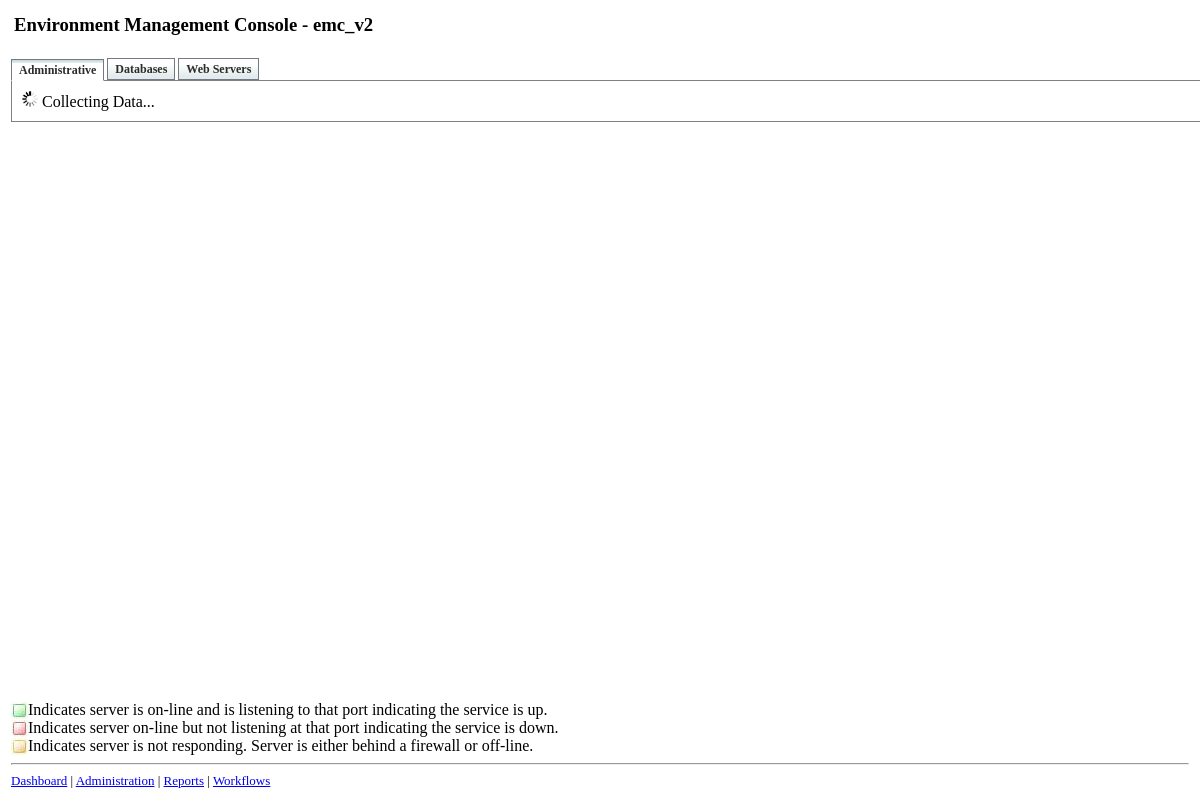
The page / on the database its author committed.
### tables this page shows
CREATE TABLE `customer_table` (
  `table_id` int(11) NOT NULL AUTO_INCREMENT,
  `customer_name` varchar(254) DEFAULT NULL,
  PRIMARY KEY (`table_id`)
);

### settings.php (called while the page is built, shortened)
<?
$setting_content_name="emc_v2";
$setting_themes_enabled=1;
?>

### server_header.php (called while the page is built)
<?
if ( ! $_GET['themes'] ) {
	$setting_themes_name="Default";
} else {
	$setting_themes_name=$_GET['themes'];
}
?>

### index.php (the view, shortened to what this page needs)
<? include("settings.php"); ?>
<? include("server_header.php"); ?>
<html>
<head>
<link rel="stylesheet" type="text/css" href="tabs/ajaxtabs.css" />
<? if ( $setting_themes_enabled == 1 ) { ?>
<link rel="stylesheet" href="themes/<? echo $setting_themes_name; ?>" type="text/css" />
<? } ?>
</head>
<body>
<table height=100% width=100% border=0><tr><td valign=top>
	<table width=100% border=0><tr>
	<td valign=top><h3>Environment Management Console - <? echo $setting_content_name; ?></hr></td><td class=stylebox valign=top align=right><? include("client_themes.php"); ?></h3></td>
	</tr>
</table>
<ul id="countrytabs" class="shadetabs">
<?
$cid=$_GET['customer_id'];
$query="SELECT * FROM customer_table order by customer_name";
$result=mysql_query($query);
$num=mysql_numrows($result);
$i=0;
while ($i < $num) {
	echo "<li ";
	$customer_name=mysql_result($result,$i,"customer_name");
	$customer_id=mysql_result($result,$i,"table_id");
	if ( $customer_id == $cid ) {
		echo "class=selected";
	}
	echo "><a rel=countrycontainer href=view.php?customer_id=$customer_id>".$customer_name."</a></li>";
	$i++;
}
?>
</ul>
<div id="countrydivcontainer" style="border:1px solid gray; width:100%; margin-bottom: 1em; padding: 10px; background-color: white">
</div>
</td></tr><tr><td valign=bottom>
<table border=0 cellspacing=0 cellpadding=0 bordercolor=black><tr>
<td><img src=onlin.jpg broder=0>
</td>
<td>Indicates server is on-line and is listening to that port indicating the service is up.
</td>
</tr>
<tr>
<td><img src=offlin.jpg broder=0>
</td>
<td>Indicates server on-line but not listening at that port indicating the service is down.
</td>
</tr>
<tr>
<td><img src=notres.jpg broder=0>
</td>
<td>Indicates server is not responding.  Server is either behind a firewall or off-line.
</td>
</tr>
</table>
<hr><font size=-1>
<? include("server_footer.php"); ?>
</td>
</tr>
</table>
</body></html>

### tabs/ajaxtabs.css (style rules this page uses)
.shadetabs { padding: 3px 0; margin-left: 0; margin-top: 1px; margin-bottom: 0; font: bold 12px Verdana; list-style-type: none; text-align: left; }
.shadetabs li { display: inline; margin: 0; }
.shadetabs li a { text-decoration: none; position: relative; z-index: 1; padding: 3px 7px; margin-right: 3px; border: 1px solid #778; color: #2d2b2b; background: white url(shade.gif) top left repeat-x; }
.shadetabs li a.selected { position: relative; top: 1px; }
.shadetabs li a.selected { background-image: url(shadeactive.gif); border-bottom-color: white; }

### rows shown on the page
customer_table: shows a picture, customer_name "Administrative"
customer_table: customer_name "Databases"
customer_table: customer_name "Web Servers"

### other values the page prints
$setting_content_name "emc_v2"
